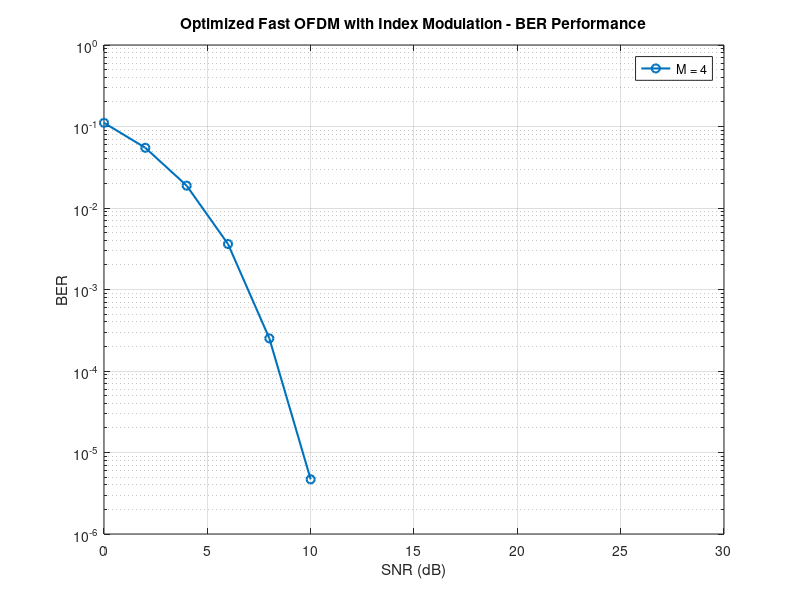

MATLAB code to generate this figure:
clc; clear; close all;

%% System Parameters
N = 64;  % Total number of subcarriers
M = 4;   % Modulation order (QPSK)
numActiveSubcarriers = N / 2;  % Active subcarriers
SNR_dB = 0:2:30;  % Finer SNR range for a smooth curve

%% Bit Mapping
bitsPerSymbol = log2(M);  
numSymbols = 1e4;  % Increased symbols per SNR point for smooth BER
dataBits = randi([0 1], numActiveSubcarriers * numSymbols * bitsPerSymbol, 1);  % More bits for accuracy

%% Modulation
modulatedSymbols = pskmod(bi2de(reshape(dataBits, bitsPerSymbol, []).'), M, pi/M);  % QPSK Modulation

%% Index Modulation (Efficient Selection)
activeIndices = sort(randperm(N, numActiveSubcarriers));  % Sorted for consistency
X = zeros(N, numSymbols);  % Initialize full subcarrier matrix
X(activeIndices, :) = reshape(modulatedSymbols, numActiveSubcarriers, numSymbols);  % Assign symbols correctly

%% Fast OFDM Processing
X_serial = ifft(X, N) * sqrt(N);  % Normalized IFFT

% BER Computation
BER = zeros(1, length(SNR_dB));
for i = 1:length(SNR_dB)
    % Add AWGN Noise
    noisySignal = awgn(X_serial, SNR_dB(i), 'measured');
    
    % Receiver Processing
    Y = fft(noisySignal, N) / sqrt(N);  % Normalized FFT
    receivedSymbols = Y(activeIndices, :);

    % ML Detection
    detectedBits = reshape(de2bi(pskdemod(receivedSymbols(:), M, pi/M), bitsPerSymbol).', [], 1);
    
    % BER Calculation
    BER(i) = mean(detectedBits ~= dataBits);
end

%% BER Plot
figure;
semilogy(SNR_dB, BER, '-o', 'LineWidth', 1.5);
grid on;
xlabel('SNR (dB)');
ylabel('BER');
title('Optimized Fast OFDM with Index Modulation - BER Performance');
legend(['M = ' num2str(M)]);
